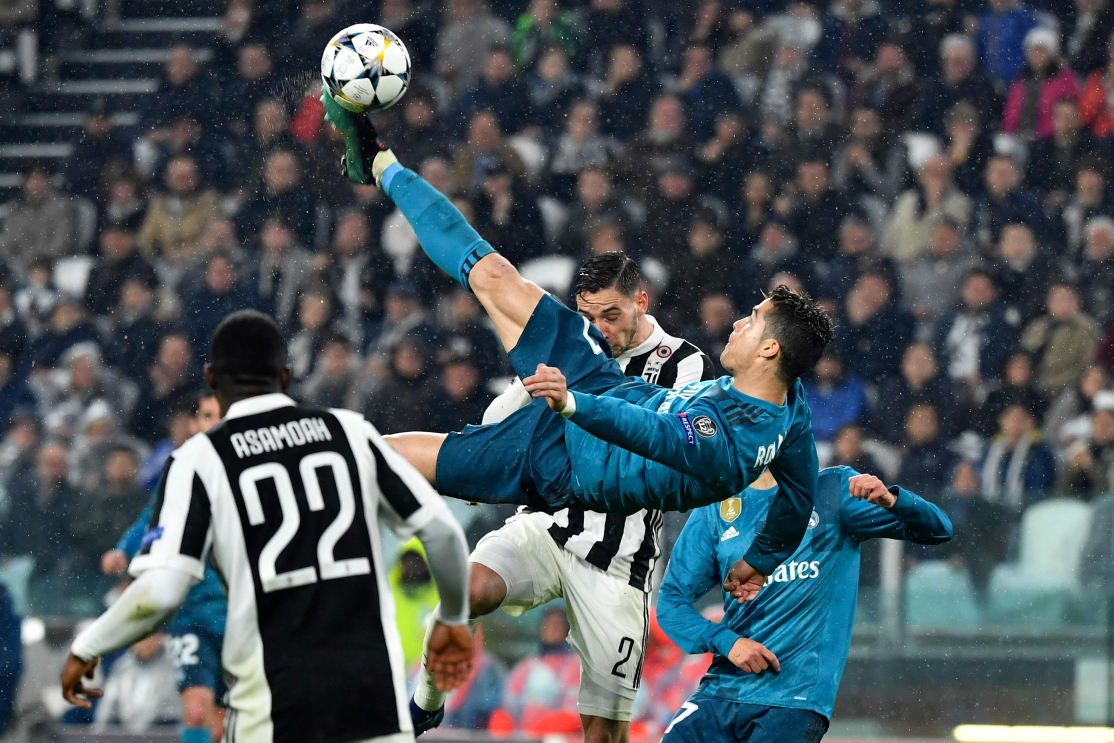
#> input picture image-utils/tests/sample.jpg, 5568 x 3712 px (shown at 1/5 size)
$ python exemplo.py
#> lines starting #> are read from the running program, lines starting #| are printed output that depends on the picture
### image-utils/image_utils/core.py
from PIL import Image

def open_image(path):
    """Abre uma imagem a partir do caminho."""
#> called with path = 'tests/sample.jpg'
    return Image.open(path)
#> returned value is the input picture: PIL image 5568x3712 RGB; mean R, G, B 75.9, 85.6, 90.2

def resize_image(image, size):
    """Redimensiona a imagem para o tamanho especificado (largura, altura)."""
#> called with size = (100, 100)
    return image.resize(size)
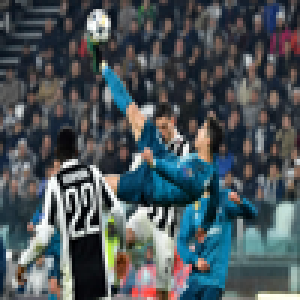
#> returned value: PIL image 100x100 RGB (shown 3 times larger); mean R, G, B 75.9, 85.6, 90.2

def convert_to_grayscale(image):
    """Converte a imagem para tons de cinza."""
    return image.convert("L")
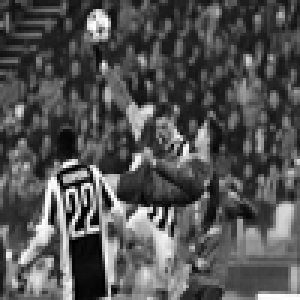
#> returned value: PIL image 100x100 L (shown 3 times larger); min 0, max 255, mean 83.2

def save_image(image, path):
    """Salva a imagem no caminho especificado."""
    image.save(path)

### image-utils/exemplo.py
from image_utils import open_image, resize_image, convert_to_grayscale, save_image

input_path = "tests/sample.jpg"

img = open_image(input_path)

img = resize_image(img, (100, 100))

img = convert_to_grayscale(img)

output_path = "tests/output.jpg"
save_image(img, output_path)

print(f"imagem processada com sucesso! Arquivo salvo em: {output_path}")
